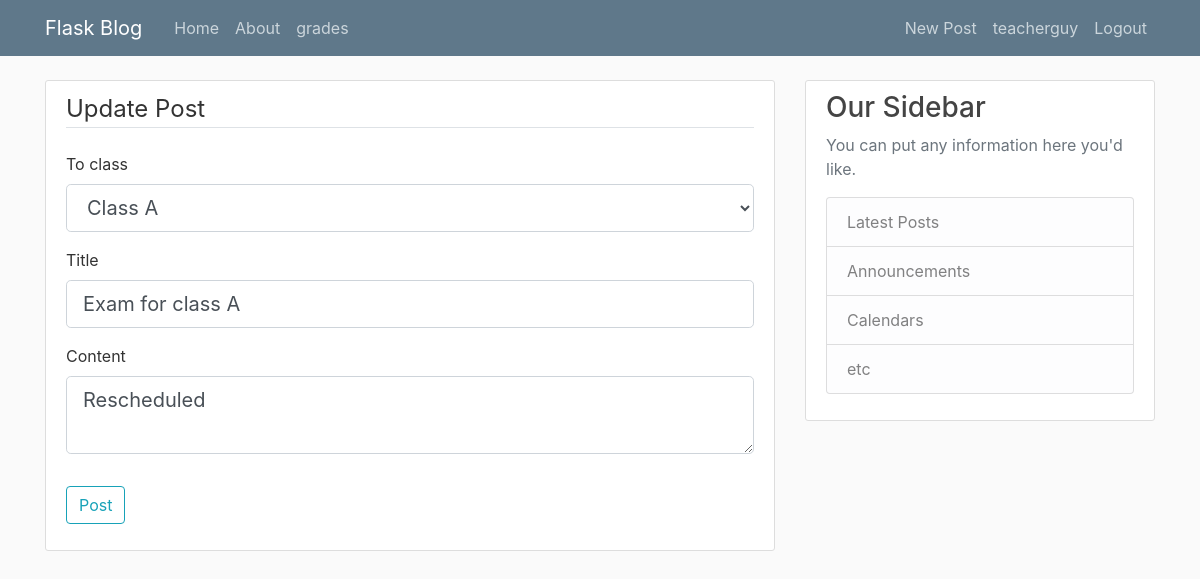
The page /post/1/update (signed in) on the database its author committed.
### flaskblog/models.py (models this page shows, shortened)
class User(db.Model, UserMixin):
    id = db.Column(db.Integer, primary_key=True)
    username = db.Column(db.String(20), unique=True, nullable=False)
    email = db.Column(db.String(120), unique=True, nullable=False)
    image_file = db.Column(db.String(20), nullable=False, default='default.jpg')
    password = db.Column(db.String(60), nullable=False)
    posts = db.relationship('Post', backref='author', lazy=True)
    first_name = db.Column(db.String(50), nullable=False)
    last_name = db.Column(db.String(50), nullable=False)
    access = db.Column(db.String(50), nullable=False)
    user_type = db.Column(db.String(50), nullable=False)

class Post(db.Model):
    id = db.Column(db.Integer, primary_key=True)
    title = db.Column(db.String(100), nullable=False)
    date_posted = db.Column(db.DateTime, nullable=False, default=datetime.utcnow)
    content = db.Column(db.Text, nullable=False)
    user_id = db.Column(db.Integer, db.ForeignKey('user.id'), nullable=False)
    access = db.Column(db.String(20), nullable=False)

### flaskblog/routes.py (the view)
@app.route("/post/<int:post_id>/update", methods=['GET', 'POST'])
@login_required
def update_post(post_id):
    post = Post.query.get_or_404(post_id)
    if post.author != current_user:
        abort(403)
    form = PostForm()
    if form.validate_on_submit():
        post.title = form.title.data
        post.content = form.content.data
        db.session.commit()
        flash('Your post has been updated!', 'success')
        return redirect(url_for('post', post_id=post.id))
    elif request.method == 'GET':
        form.title.data = post.title
        form.content.data = post.content
    return render_template('create_post.html', title='Update Post',
                           form=form, legend='Update Post')

### flaskblog/forms.py
class PostForm(FlaskForm):
    title = StringField('Title', validators=[DataRequired()])
    target_class = SelectField('To class', choices=list(STUDENT_CODE.items()))
    content = TextAreaField('Content', validators=[DataRequired()])
    submit = SubmitField('Post')

### flaskblog/models.py (called while the page is built)
@login_manager.user_loader
def load_user(user_id):
    return User.query.get(int(user_id))

### flaskblog/templates/create_post.html (shortened to what this page needs)
{% extends "layout.html" %}
{% block content %}
<div class="content-section">
    <form method="POST" action="">
        <fieldset class="form-group">
            <legend class="border-bottom mb-4">{{ legend }}</legend>
            <div class="form-group">
                {{ form.target_class.label(class="form-control-label") }}
                {% if form.target_class.errors %}
                    {{ form.target_class(class="form-control form-control-lg is-invalid") }}
                    <div class="invalid-feedback">
                        {% for error in form.target_class.errors %}
                            <span>{{ error }}</span>
                        {% endfor %}
                    </div>
                {% else %}
                    {{ form.target_class(class="form-control form-control-lg") }}
                {% endif %}
            </div>
            <div class="form-group">
                {{ form.title.label(class="form-control-label") }}
                {% if form.title.errors %}
                    {{ form.title(class="form-control form-control-lg is-invalid") }}
                    <div class="invalid-feedback">
                        {% for error in form.title.errors %}
                            <span>{{ error }}</span>
                        {% endfor %}
                    </div>
                {% else %}
                    {{ form.title(class="form-control form-control-lg") }}
                {% endif %}
            </div>
            <div class="form-group">
                {{ form.content.label(class="form-control-label") }}
                {% if form.content.errors %}
                    {{ form.content(class="form-control form-control-lg is-invalid") }}
                    <div class="invalid-feedback">
                        {% for error in form.content.errors %}
                            <span>{{ error }}</span>
                        {% endfor %}
                {% else %}
                    {{ form.content(class="form-control form-control-lg") }}
                {% endif %}
            </div>
        </fieldset>
        <div class="form-group">
            {{ form.submit(class="btn btn-outline-info") }}
        </div>
    </form>
</div>
{% endblock content %}

### flaskblog/templates/layout.html (shortened to what this page needs)
<!DOCTYPE html>
<html>
<head>
    <link rel="stylesheet" href="https://maxcdn.bootstrapcdn.com/bootstrap/4.0.0/css/bootstrap.min.css">
    <link rel="stylesheet" type="text/css" href="{{ url_for('static', filename='main.css') }}">
</head>
<body>
    <header class="site-header">
      <nav class="navbar navbar-expand-md navbar-dark bg-steel fixed-top">
        <div class="container">
          <a class="navbar-brand mr-4" href="/">Flask Blog</a>
          <div class="collapse navbar-collapse" id="navbarToggle">
            <div class="navbar-nav mr-auto">
              <a class="nav-item nav-link" href="{{ url_for('home') }}">Home</a>
              <a class="nav-item nav-link" href="{{ url_for('about') }}">About</a>
              <a class="nav-item nav-link" href="{{ url_for('grade') }}">grades</a>
            </div>
            <div class="navbar-nav">
              {% if current_user.is_authenticated %}
                {% if current_user.user_type == 'teacher' %}
                  <a class="nav-item nav-link" href="{{ url_for('new_post') }}">New Post</a>
                {% endif %}
                <a class="nav-item nav-link" href="{{ url_for('account') }}"> {{ current_user.username }} </a>
                <a class="nav-item nav-link" href="{{ url_for('logout') }}">Logout</a>
              {% else %}
                <a class="nav-item nav-link" href="{{ url_for('login') }}">Login</a>
                <a class="nav-item nav-link" href="{{ url_for('register') }}">Register</a>
              {% endif %}
            </div>
          </div>
        </div>
      </nav>
    </header>
    <main role="main" class="container">
      <div class="row">
        <div class="col-md-8">
          {% block content %}{% endblock %}
        </div>
        <div class="col-md-4">
          <div class="content-section">
            <h3>Our Sidebar</h3>
            <p class='text-muted'>You can put any information here you'd like.
              <ul class="list-group">
                <li class="list-group-item list-group-item-light">Latest Posts</li>
                <li class="list-group-item list-group-item-light">Announcements</li>
                <li class="list-group-item list-group-item-light">Calendars</li>
                <li class="list-group-item list-group-item-light">etc</li>
              </ul>
            </p>
          </div>
        </div>
      </div>
    </main>
</body>
</html>

### flaskblog/static/main.css (style rules this page uses)
body { background: #fafafa; color: #333333; margin-top: 5rem; }
h1, h2, h3, h4, h5, h6 { color: #444444; }
.bg-steel { background-color: #5f788a; }
.site-header .navbar-nav .nav-link { color: #cbd5db; }
.content-section { background: #ffffff; padding: 10px 20px; border: 1px solid #dddddd; border-radius: 3px; margin-bottom: 20px; }

### rows shown on the page
User: username "teacherguy"
Post: title "Exam for class A", content "Rescheduled"

### other values the page prints
{{ legend }} "Update Post"
